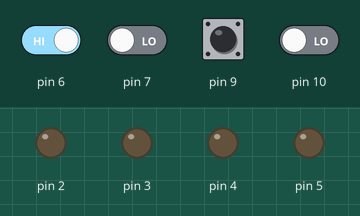
Simulated run of this sketch. Board: Arduino Uno, built with avr-gcc and run on an emulated ATmega328P. Parts: output pins drawn as LEDs (lit = HIGH). The inputs (shaded band) are chosen by the test bench; at power-on: pin 6, pin 9 HIGH, pin 7, pin 10 LOW.

Above: at 1.2 s.
1.3 s: pin 7 driven HIGH
At 2.5 s:
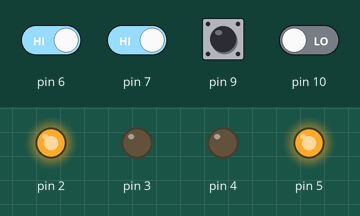
2.8 s: pin 6 driven LOW
At 3.7 s:
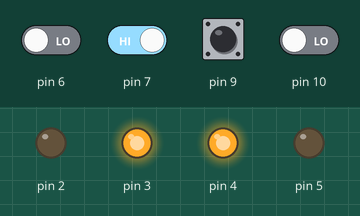
4.3 s: pin 6 driven HIGH
At 5.1 s:
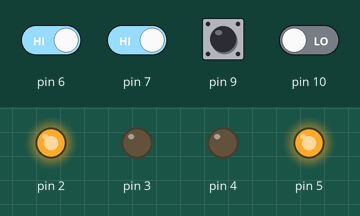
Timing chart, 0 to 7.3 s (numbered marks = the images above; inputs shaded):
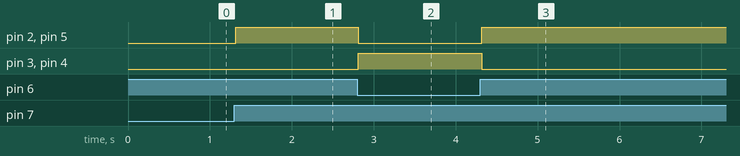

The sketch:

MAZE_IMPROISED.ino
```cpp
long irL,irM1,irR,irF;
void setup() {
  //wheels
  pinMode(2,OUTPUT);
  pinMode(3,OUTPUT);
  pinMode(4,OUTPUT);
  pinMode(5,OUTPUT);

  //IR sensors
  pinMode(6,INPUT);
  pinMode(7,INPUT);
  pinMode(9,INPUT);
  pinMode(10,INPUT);
}

void loop()
{
    irL=digitalRead(6);
    irM1=digitalRead(7);
    irR=digitalRead(9);
    irF=digitalRead(10);
    delay(10);
    if(irM1==1&&irL==0&&irR==0&&irF==1) //forward
    {
      digitalWrite(2,HIGH);
      digitalWrite(3,LOW);
      digitalWrite(4,HIGH);
      digitalWrite(5,LOW);
    }
    if(irM1==1&&irL==1&&irR==0&&irF==0) //left path
    {
      digitalWrite(2,HIGH);
      digitalWrite(3,LOW);
      digitalWrite(4,LOW);
      digitalWrite(5,HIGH);
    }
    if(irM1==1&&irL==0&&irR==1&&irF==0) //right path
    {
      digitalWrite(2,LOW);
      digitalWrite(3,HIGH);
      digitalWrite(4,HIGH);
      digitalWrite(5,LOW);
    }
    if(irM1==1&&irL==1&&irR==1&&irF==0)//T path
    {
        digitalWrite(2,HIGH);
        digitalWrite(3,LOW);
        digitalWrite(4,LOW);
        digitalWrite(5,HIGH);
    }
    if(irM1==0&&irL==0&&irR==0&&irF==0)//End of Path
    {
      digitalWrite(2,HIGH);
      digitalWrite(3,LOW);
      digitalWrite(4,LOW);
      digitalWrite(5,HIGH);
    }
    if(irM1==1&&irL==1&&irR==1&&irF==1)//Crossing
    {
        digitalWrite(2,HIGH);
        digitalWrite(3,LOW);
        digitalWrite(4,LOW);
        digitalWrite(5,HIGH);
    }
}
```

Measured:
- after the input at 1.3 s, pin 2, pin 5: LOW → HIGH at once
- after the input at 2.8 s, pin 2, pin 5: HIGH → LOW at once; pin 3, pin 4: LOW → HIGH at once
- after the input at 4.3 s, pin 2, pin 5: LOW → HIGH at once; pin 3, pin 4: HIGH → LOW at once
